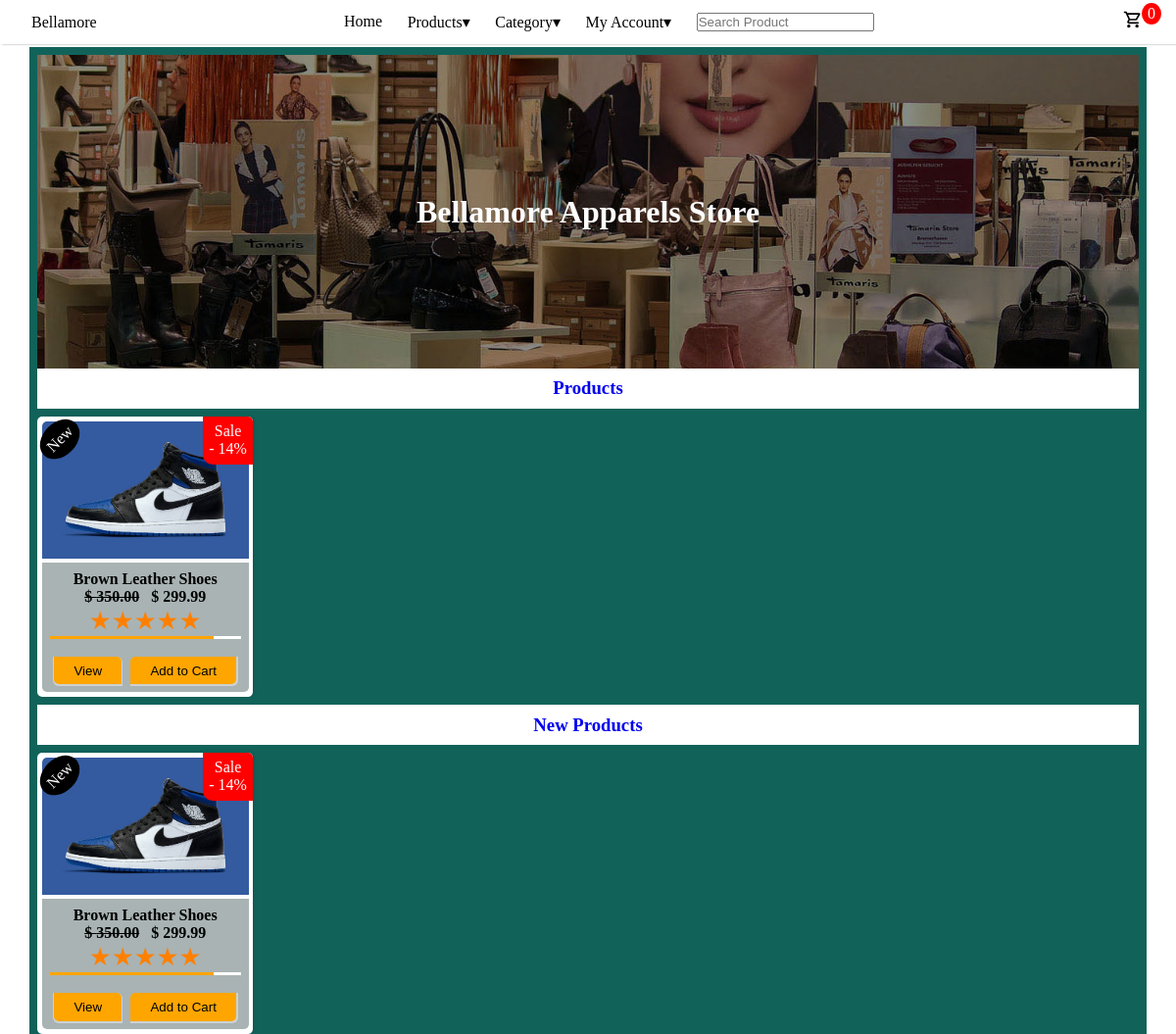
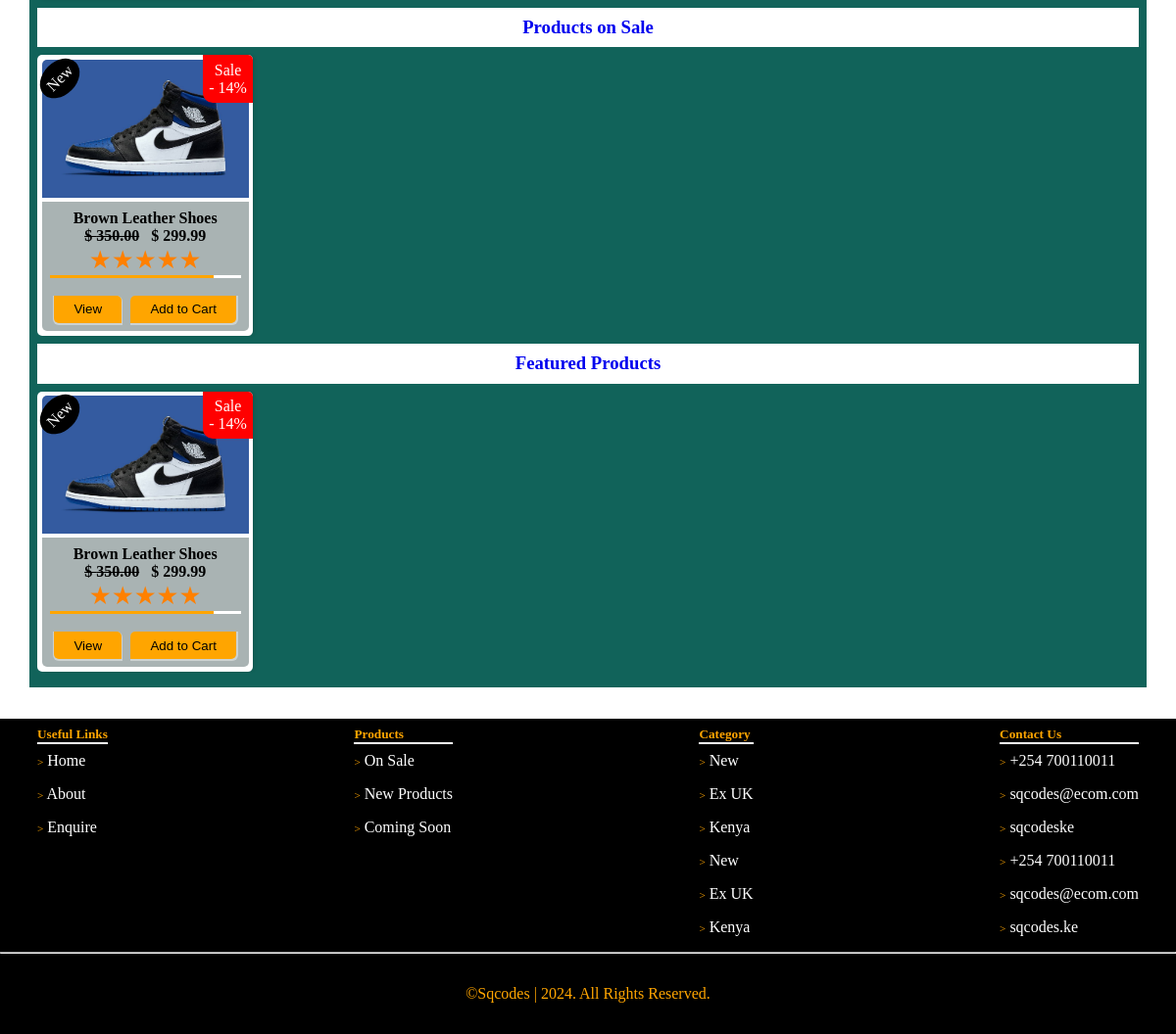
Before: / with the older database file (2 pictures, top to bottom).
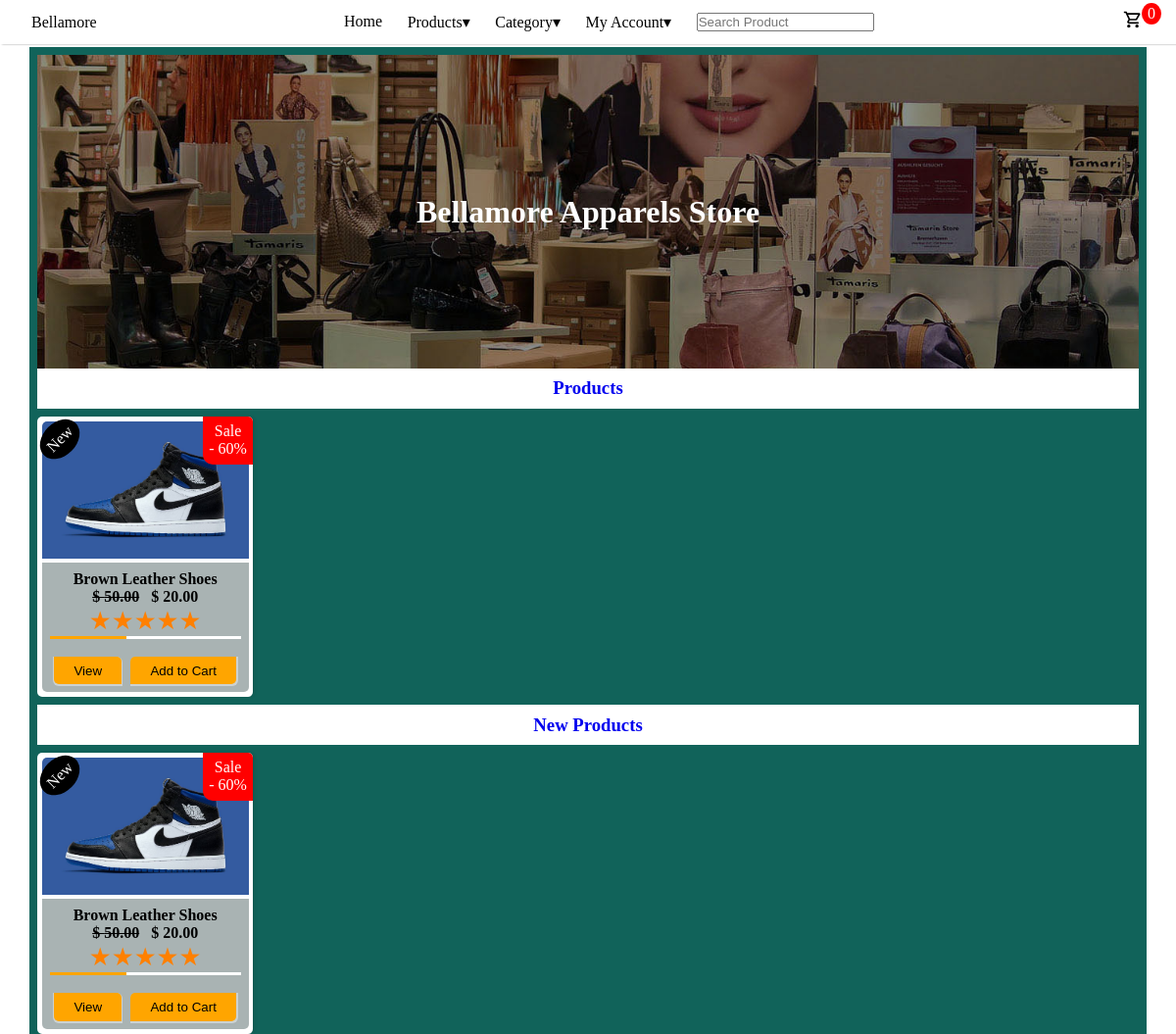
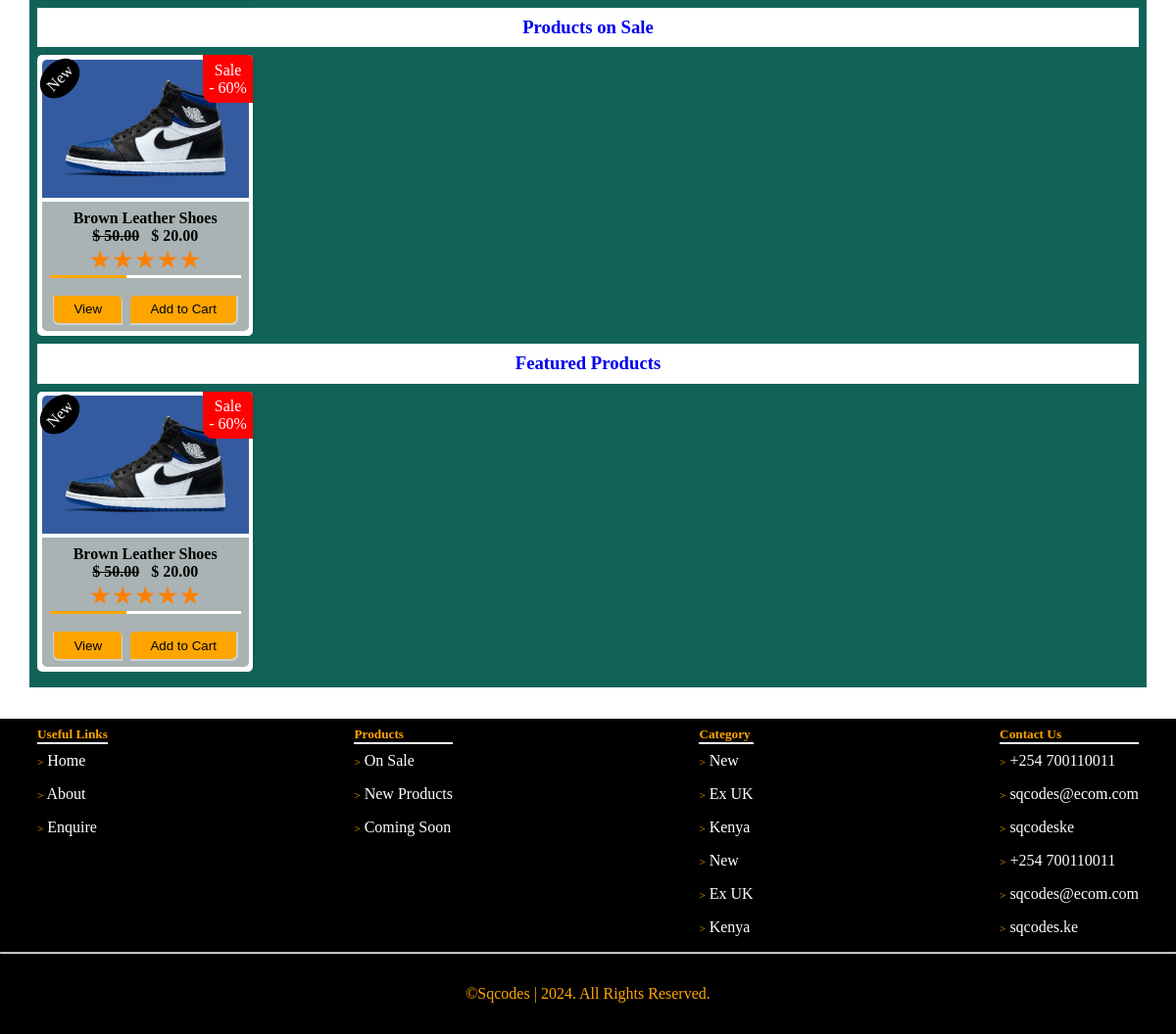
After: the same page with the newer database file (2 pictures, top to bottom).
### store/models.py (models this page shows, shortened)
class Product(models.Model):
    profile_image = models.ImageField(upload_to='uploads/products', null=True, blank=True, default='media/default/product.png')
    name = models.CharField(max_length=255, verbose_name='Product Name')
    price = models.DecimalField(max_digits=12, decimal_places=2)
    description = models.TextField(verbose_name='Product Description', blank=True, null=True)
    is_sale = models.BooleanField(default=False)
    sale_price = models.DecimalField(max_digits=12, decimal_places=2, null=True, blank=True)
    discount = models.DecimalField(default=0, max_digits=9, decimal_places=2, null=True, blank=True)
    percentage_discount = models.DecimalField(default=0, max_digits=5, decimal_places=0, null=True, blank=True)
    created_at = models.DateTimeField(auto_now_add=True)
    is_listed = models.BooleanField(default=True)
    is_featured = models.BooleanField(default=True)
    slug = models.SlugField(unique=True, blank=True, null=True)
    key_words = models.CharField(max_length=255, blank=True, null=True)
    stock_quantity = models.IntegerField(default=1)
    brand = models.CharField(max_length=255, blank=True, null=True)
    material = models.CharField(max_length=255, blank=True, null=True)
    category = TreeForeignKey(Category, on_delete=models.CASCADE, related_name='products', null=True, blank=True)
    color = models.ManyToManyField(Color, related_name='products', blank=True, null=True)
    size = models.ManyToManyField(Size, related_name='products', blank=True, null=True)
    @property
    def imageURL(self):
        try:
            url = self.profile_image.url
        except:
            url = ''
        return url
    @property
    def in_stock(self):
        return self.stock_quantity > 0

### main/views.py (the view)
# urls.py: 2. Add a URL to urlpatterns:  path('', views.home, name='home')
def home(request):
    all_products = Product.objects.all()
    products = all_products.filter(is_listed=True)
    banners = WebBanner.objects.filter(in_use=True)
    sale_products = products.filter(is_sale=True)
    now = timezone.now()
    new_product_ids = all_products.filter(created_at__gte=now - datetime.timedelta(days=30)).values_list('id', flat=True)
    featured_products = products.filter(is_featured=True)
    context = {
        'products': products,
        'sale_products': sale_products,
        'new_products': new_product_ids,
        'featured_products': featured_products,
        'banners': banners,
    }
    return render(request, 'main/index.html', context)

### cart/cart.py (called while the page is built)
    def __len__(self):
        return len(self.cart)

### cart/context_processors.py (called while the page is built)
def cart(request):
    return {'cart': Cart(request)}

### main/templates/main/index.html (shortened to what this page needs)
{% extends 'main/base.html' %}
{% load static %}
{% block content %}
    {% include 'main/include/hero.html' %}
    <section>
        <h3 class="section-title"><a href="{% url 'home' %}">Products</a></h3>
        <div class="product-container">
            {% for product in products %}
                {% include 'store/include/product_card.html' %}
            {% endfor %}
        </div>
    </section>
    <section>
        <h3 class="section-title"><a href="{% url 'new' %}">New Products</a></h3>
        <div class="product-container">
            {% for product in products %}
                {% if product.id in new_products %}
                    {% include 'store/include/product_card.html' %}
                {% endif %}
            {% endfor %}
        </div>
    </section>
    <section>
        <h3 class="section-title"><a href="{% url 'sale' %}">Products on Sale</a></h3>
        <div class="product-container">
            {% for product in sale_products %}
                {% include 'store/include/product_card.html' %}
            {% endfor %}
        </div>
    </section>
    <section>
        <h3 class="section-title"><a href="{% url 'featured' %}">Featured Products</a></h3>
        <div class="product-container">
            {% for product in featured_products %}
                {% include 'store/include/product_card.html' %}
            {% endfor %}
        </div>
    </section>
{% endblock content %}

### store/templates/store/include/product_card.html (shortened to what this page needs)
<div class="product-card">
    <div class="product-image">
        <a href="{% url 'product' product.id %}"><img src="{{ product.imageURL }}" alt="product" width="100%"></a>
    </div>
    <div class="card-text">
        <h4>{{ product.name }}</h4>
        {% if product.is_sale %}
        <p>
            <strong>
                <span id="price"><del>$ {{ product.price }}</del></span> &nbsp;
                <span id="sale-price">$ {{ product.sale_price }}</span>
            </strong>
        </p>
        <p class="star">&#9733;&#9733;&#9733;&#9733;&#9733;</p>
        <div class="price-bar" style="width: 100%;">
            <div class="discount-section" style="width: {{ product.percentage_discount }}%;"></div>
        </div>
        <br>
        {% endif %}
        <div class="card-btn">
            <a href="{% url 'product' product.id %}"><button type="button">View</button></a>
            {% if product.in_stock %}
            <button type="button" value="{{ product.id }}" class="add-to-cart">Add to Cart</button>
            {% else %}
            <button type="button" value="{{ product.id }}" class="add-to-cart" disabled>Add to Cart <title>Out of stock</title></button>
            {% endif %}
        </div>
    </div>
    {% if product.is_sale %}
    <div class="sales-badge">
        <p>Sale</p>
        <p id="percentage-discount">- {{ product.percentage_discount }}%</p>
    </div>
    {% endif %}
    {% if product.id in new_products %}
    <div class="new-product">New</div>
    {% endif %}
</div>

Changed rows visible on the page:
changed Product "Brown Leather Shoes": price "350.00" → "50.00"; sale_price "299.99" → "20.00"; percentage_discount "14" → "60"
